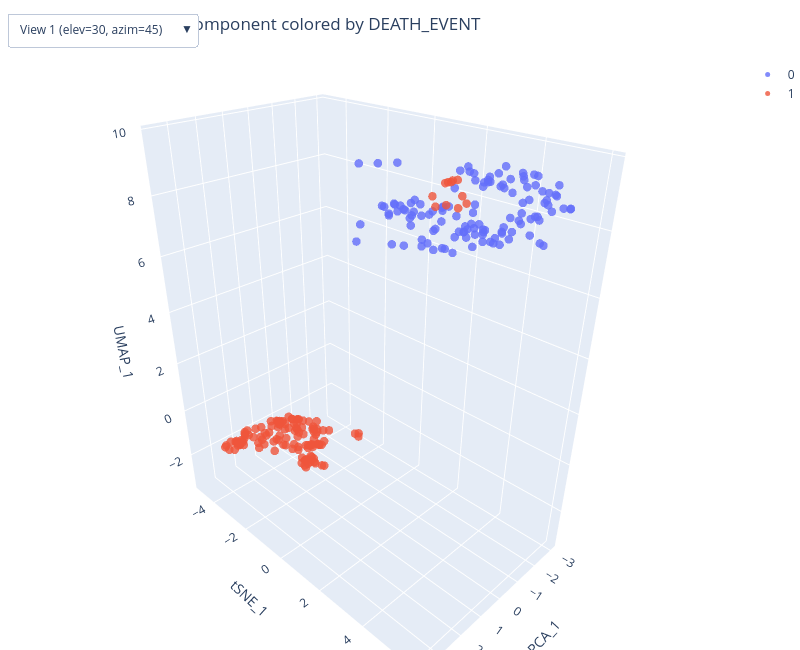

Here is the notebook cell this chart was saved with:
### Markdown cell above
## MIX
1st component PCA, t-SNE, UMAP

### Code cell
pc1 = X_pca[:, 0]
tsne1 = X_tsne[:, 0]
umap1 = X_umap[:, 0]

X_combined = pd.DataFrame({
    "PCA_1": pc1,
    "tSNE_1": tsne1,
    "UMAP_1": umap1,
})

plot_3d(X_combined, y, algorithm="Mix for the 1st component", target_name=TARGET_COL)
